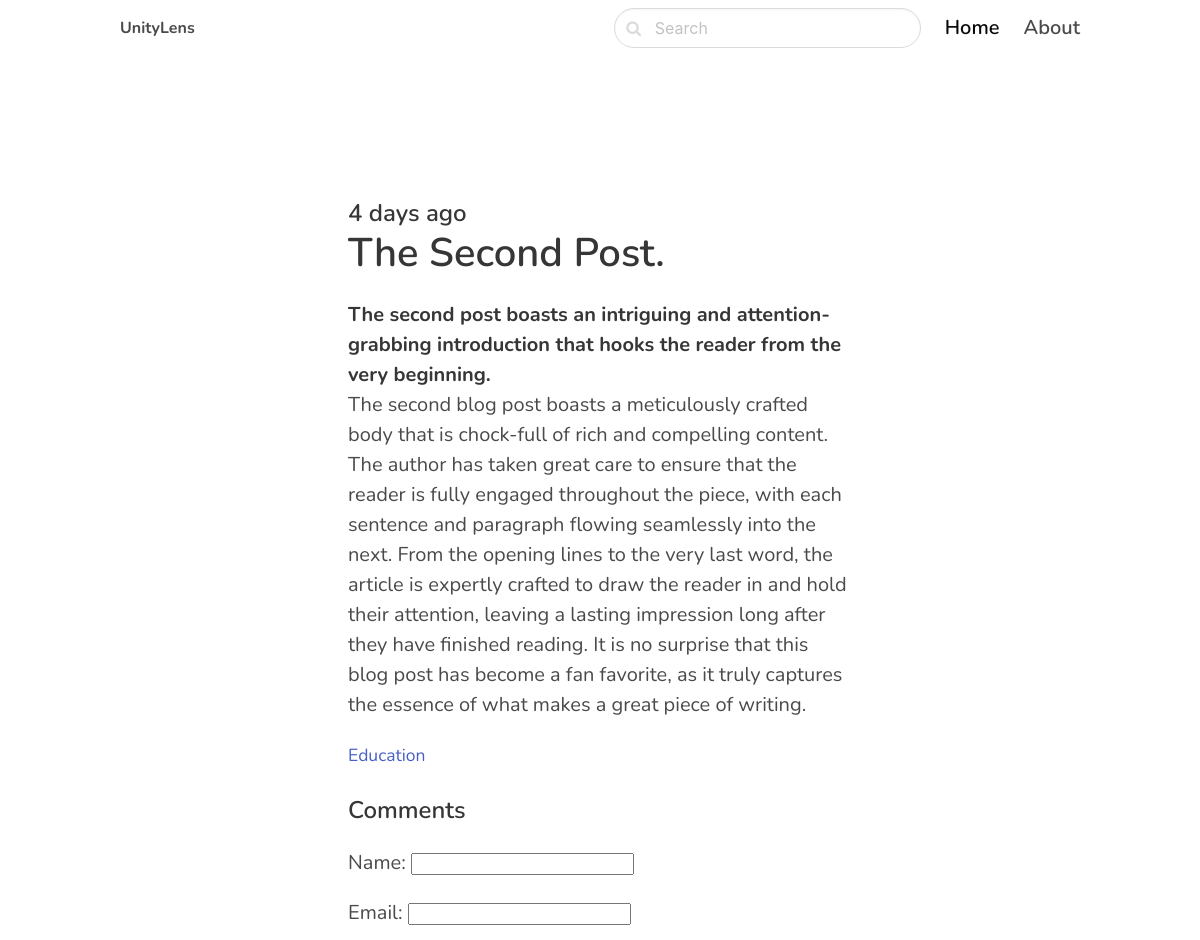
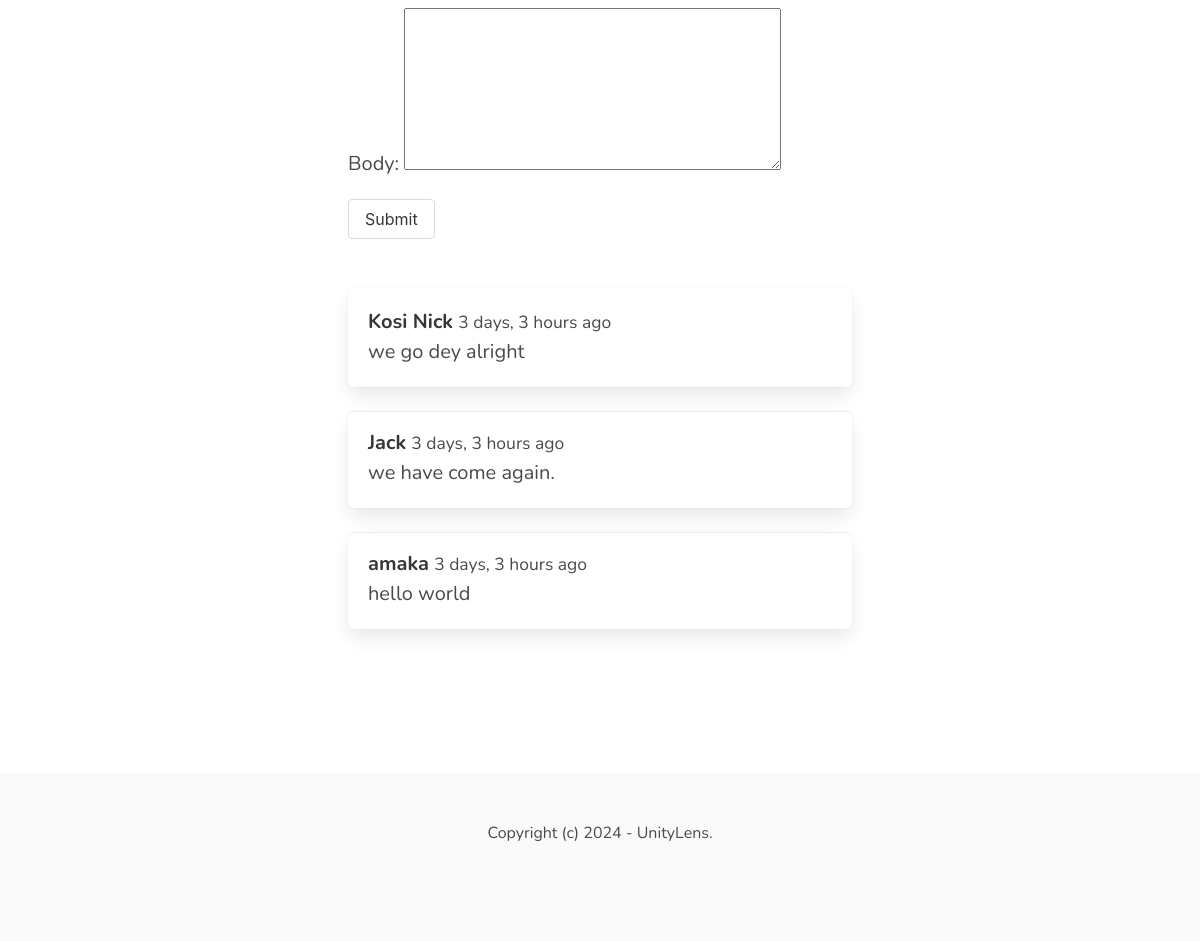
The page /education/the-second-post/ on the database its author committed (2 pictures, top to bottom).
### blog/models.py (models this page shows, shortened)
class PostModel(models.Model):
    ACTIVE = 'active'
    DRAFT = 'draft'
    CHOICES_STATUS = (
        (ACTIVE, 'Active'),
        (DRAFT, 'Draft')
    )
    category = models.ForeignKey(CategoryModel, related_name='posts', on_delete=models.CASCADE)
    title = models.CharField(max_length=255)
    slug = models.SlugField()
    intro = models.TextField()
    body = models.TextField()
    created_at = models.DateTimeField(auto_now_add=True)
    status = models.CharField(max_length=10, choices=CHOICES_STATUS, default=ACTIVE)
    image = models.ImageField(upload_to='uploads/', blank=True, null=True)
    class Meta:
        ordering = ('-created_at',)

class CategoryModel(models.Model):
    title = models.CharField(max_length=255)
    slug = models.SlugField()
    class Meta:
        ordering = ('title',)
    def __str__(self):
        return self.title

class CommentModel(models.Model):
    post = models.ForeignKey(PostModel, related_name='comments', on_delete=models.CASCADE)
    name = models.CharField(max_length=255)
    email = models.EmailField()
    body = models.TextField()
    created_at = models.DateTimeField(auto_now_add=True)
    class Meta:
        ordering = ('-created_at',)

### blog/views.py (the view)
# urls.py: path('<slug:category_slug>/<slug:slug>/', views.detail, name='post-detail'),
def detail(request, category_slug, slug):
    post = get_object_or_404(PostModel, slug=slug, status=PostModel.ACTIVE)
    if request.method == 'POST':
        form = CommentForm(request.POST)
        if form.is_valid():
            comment = form.save(commit=False)
            comment.post = post
            comment.save()
            return redirect('post-detail', slug=slug)
    else:
        form = CommentForm()
    context = {
        'post': post,
        'form': form,
    }
    return render(request, 'blog/detail.html', context)

### blog/forms.py
class CommentForm(forms.ModelForm):
    class Meta:
        model = CommentModel
        fields = ('name', 'email', 'body')

### templates/blog/detail.html (shortened to what this page needs)
{% extends 'core/base.html' %}
{% block content %}
<section>
    <div class="hero-body">
        <div class="container">
            <section class="section">
                <div class="columns">
                    <div class="column is-8 is-offset-2">
                        <div class="content is-medium">
                                <h2 class="subtitle is-4">{{ post.created_at|timesince }} ago</h2>
                                <h1 class="title">{{ post.title }}</h1>
                                <strong>
                                    {{ post.intro }}
                                </strong>
                                <p>
                                    {{ post.body }}
                                </p>
                                <p><small><a href="{% url 'category-detail' post.category.slug %}">{{ post.category }}</a></small></p>
                                <h2 class="subtitle is-4">Comments</h2>
                                <form method="POST" class="mb-6">
                                    {{ form.as_p }}
                                    <div class="field">
                                            <button class="button" type="submit">Submit</button>
                                    </div>
                                </form>
                                {% for comment in post.comments.all %}
                                <article class="media box">
                                    <div class="media-content">
                                        <strong>{{ comment.name }}</strong> <small>{{ comment.created_at|timesince }} ago</small><br>
                                        {{ comment.body }}
                                    </div>
                                </article>
                                {% endfor %}
                        </div>
                    </div>
                </div>
            </section>
        </div>
    </div>
</section>
{% endblock %}

### templates/core/base.html (style rules this page uses)
body { font-family: 'Nunito', sans-serif; }

### rows shown on the page
PostModel: created_at "4 days", title "The Second Post.", intro "The second post boasts an intriguing and attention-grabbing introduction that hooks the reader from the very beginning.", body "The second blog post boasts a meticulously crafted body that is chock-full of rich and compelling content. The author has taken great care to ensure that the reader is fully engaged throughout the piece, with each sentence and paragraph flowing seamlessly into the next. From the opening lines to the very last word, the article is expertly crafted to draw the reader in and hold their attention, leaving a lasting impression long after they have finished reading. It is no surprise that this blog post has become a fan favorite, as it truly captures the essence of what makes a great piece of writing.", category "Education"
CommentModel: name "Kosi Nick", created_at "3 days, 3 hours", body "we go dey alright"
CommentModel: name "Jack", created_at "3 days, 3 hours", body "we have come again."
CommentModel: name "amaka", created_at "3 days, 3 hours", body "hello world"
